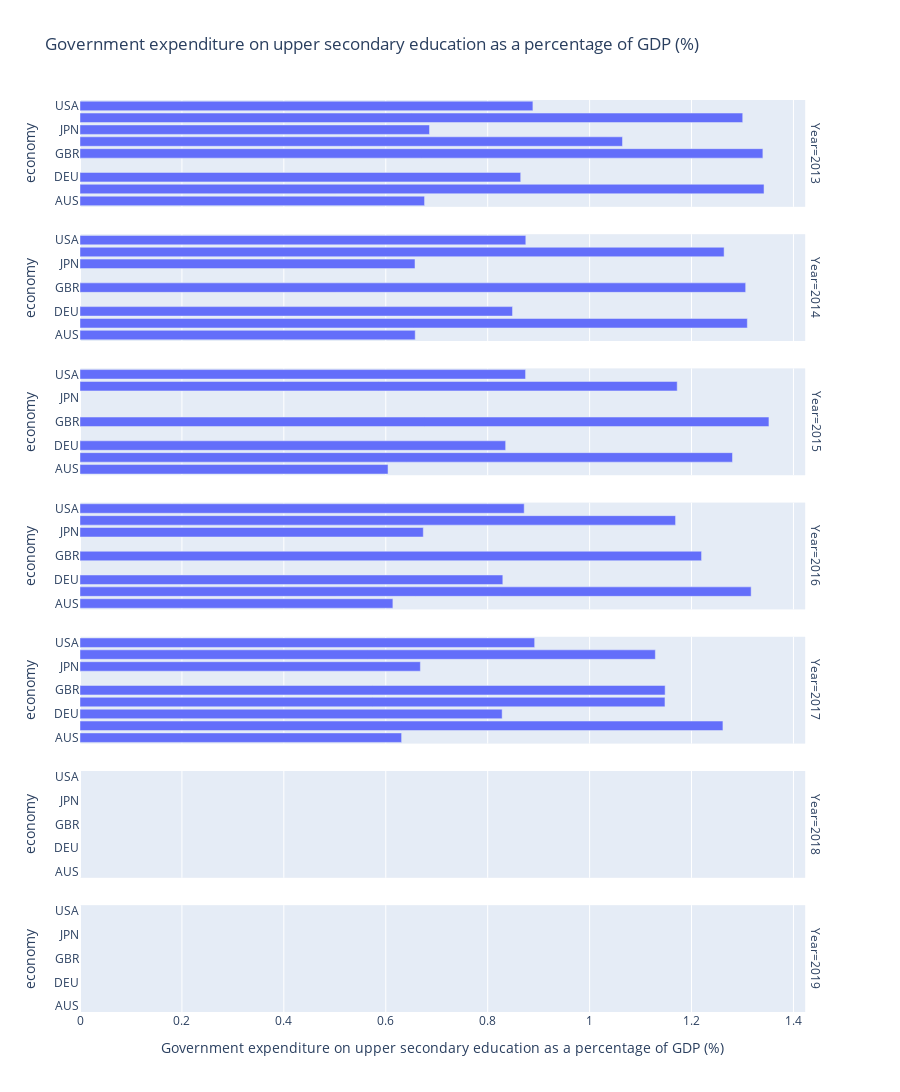

Notebook cell for this chart:
### Code cell
fig = px.bar(data_frame=df1,y = 'economy',x='Government expenditure on upper secondary education as a percentage of GDP (%)',
             facet_row='Year',
             orientation='h',
             height=40*len(df1),
            title='Government expenditure on upper secondary education as a percentage of GDP (%)',
            hover_name='economy') 
fig

### Figure 1 — Plotly figure (JSON) as saved in the notebook; plotly's stock layout.template omitted (floating-point values rounded to 4 significant figures)
{"data": [{"alignmentgroup": "True", "hovertemplate": "<b>%{hovertext}</b><br><br>Year=2013<br>Government expenditure on upper secondary education as a percentage of GDP (%)=%{x}<br>economy=%{y}<extra></extra>", "hovertext": ["AUS", "CAN", "DEU", "FRA", "GBR", "IND", "JPN", "NZL", "USA"], "legendgroup": "", "marker": {"color": "#636efa"}, "name": "", "offsetgroup": "", "orientation": "h", "showlegend": false, "textposition": "auto", "type": "bar", "x": [0.6761, 1.342, 0.8648, null, 1.34, 1.065, 0.6858, 1.3, 0.8887], "xaxis": "x7", "y": ["AUS", "CAN", "DEU", "FRA", "GBR", "IND", "JPN", "NZL", "USA"], "yaxis": "y7"}, {"alignmentgroup": "True", "hovertemplate": "<b>%{hovertext}</b><br><br>Year=2014<br>Government expenditure on upper secondary education as a percentage of GDP (%)=%{x}<br>economy=%{y}<extra></extra>", "hovertext": ["AUS", "CAN", "DEU", "FRA", "GBR", "IND", "JPN", "NZL", "USA"], "legendgroup": "", "marker": {"color": "#636efa"}, "name": "", "offsetgroup": "", "orientation": "h", "showlegend": false, "textposition": "auto", "type": "bar", "x": [0.6578, 1.309, 0.8487, null, 1.306, null, 0.6574, 1.264, 0.8748], "xaxis": "x6", "y": ["AUS", "CAN", "DEU", "FRA", "GBR", "IND", "JPN", "NZL", "USA"], "yaxis": "y6"}, {"alignmentgroup": "True", "hovertemplate": "<b>%{hovertext}</b><br><br>Year=2015<br>Government expenditure on upper secondary education as a percentage of GDP (%)=%{x}<br>economy=%{y}<extra></extra>", "hovertext": ["AUS", "CAN", "DEU", "FRA", "GBR", "IND", "JPN", "NZL", "USA"], "legendgroup": "", "marker": {"color": "#636efa"}, "name": "", "offsetgroup": "", "orientation": "h", "showlegend": false, "textposition": "auto", "type": "bar", "x": [0.6045, 1.28, 0.8353, null, 1.352, null, null, 1.172, 0.8743], "xaxis": "x5", "y": ["AUS", "CAN", "DEU", "FRA", "GBR", "IND", "JPN", "NZL", "USA"], "yaxis": "y5"}, {"alignmentgroup": "True", "hovertemplate": "<b>%{hovertext}</b><br><br>Year=2016<br>Government expenditure on upper secondary education as a percentage of GDP (%)=%{x}<br>economy=%{y}<extra></extra>", "hovertext": ["AUS", "CAN", "DEU", "FRA", "GBR", "IND", "JPN", "NZL", "USA"], "legendgroup": "", "marker": {"color": "#636efa"}, "name": "", "offsetgroup": "", "orientation": "h", "showlegend": false, "textposition": "auto", "type": "bar", "x": [0.614, 1.317, 0.8297, null, 1.22, null, 0.6737, 1.169, 0.8717], "xaxis": "x4", "y": ["AUS", "CAN", "DEU", "FRA", "GBR", "IND", "JPN", "NZL", "USA"], "yaxis": "y4"}, {"alignmentgroup": "True", "hovertemplate": "<b>%{hovertext}</b><br><br>Year=2017<br>Government expenditure on upper secondary education as a percentage of GDP (%)=%{x}<br>economy=%{y}<extra></extra>", "hovertext": ["AUS", "CAN", "DEU", "FRA", "GBR", "IND", "JPN", "NZL", "USA"], "legendgroup": "", "marker": {"color": "#636efa"}, "name": "", "offsetgroup": "", "orientation": "h", "showlegend": false, "textposition": "auto", "type": "bar", "x": [0.6311, 1.262, 0.8284, 1.148, 1.148, null, 0.6679, 1.129, 0.8922], "xaxis": "x3", "y": ["AUS", "CAN", "DEU", "FRA", "GBR", "IND", "JPN", "NZL", "USA"], "yaxis": "y3"}, {"alignmentgroup": "True", "hovertemplate": "<b>%{hovertext}</b><br><br>Year=2018<br>Government expenditure on upper secondary education as a percentage of GDP (%)=%{x}<br>economy=%{y}<extra></extra>", "hovertext": ["AUS", "CAN", "DEU", "FRA", "GBR", "IND", "JPN", "NZL", "USA"], "legendgroup": "", "marker": {"color": "#636efa"}, "name": "", "offsetgroup": "", "orientation": "h", "showlegend": false, "textposition": "auto", "type": "bar", "x": [null, null, null, null, null, null, null, null, null], "xaxis": "x2", "y": ["AUS", "CAN", "DEU", "FRA", "GBR", "IND", "JPN", "NZL", "USA"], "yaxis": "y2"}, {"alignmentgroup": "True", "hovertemplate": "<b>%{hovertext}</b><br><br>Year=2019<br>Government expenditure on upper secondary education as a percentage of GDP (%)=%{x}<br>economy=%{y}<extra></extra>", "hovertext": ["AUS", "CAN", "DEU", "FRA", "GBR", "IND", "NZL"], "legendgroup": "", "marker": {"color": "#636efa"}, "name": "", "offsetgroup": "", "orientation": "h", "showlegend": false, "textposition": "auto", "type": "bar", "x": [null, null, null, null, null, null, null], "xaxis": "x", "y": ["AUS", "CAN", "DEU", "FRA", "GBR", "IND", "NZL"], "yaxis": "y"}], "layout": {"annotations": [{"font": {}, "showarrow": false, "text": "Year=2019", "textangle": 90, "x": 0.98, "xanchor": "left", "xref": "paper", "y": 0.05857, "yanchor": "middle", "yref": "paper"}, {"font": {}, "showarrow": false, "text": "Year=2018", "textangle": 90, "x": 0.98, "xanchor": "left", "xref": "paper", "y": 0.2057, "yanchor": "middle", "yref": "paper"}, {"font": {}, "showarrow": false, "text": "Year=2017", "textangle": 90, "x": 0.98, "xanchor": "left", "xref": "paper", "y": 0.3529, "yanchor": "middle", "yref": "paper"}, {"font": {}, "showarrow": false, "text": "Year=2016", "textangle": 90, "x": 0.98, "xanchor": "left", "xref": "paper", "y": 0.5, "yanchor": "middle", "yref": "paper"}, {"font": {}, "showarrow": false, "text": "Year=2015", "textangle": 90, "x": 0.98, "xanchor": "left", "xref": "paper", "y": 0.6471, "yanchor": "middle", "yref": "paper"}, {"font": {}, "showarrow": false, "text": "Year=2014", "textangle": 90, "x": 0.98, "xanchor": "left", "xref": "paper", "y": 0.7943, "yanchor": "middle", "yref": "paper"}, {"font": {}, "showarrow": false, "text": "Year=2013", "textangle": 90, "x": 0.98, "xanchor": "left", "xref": "paper", "y": 0.9414, "yanchor": "middle", "yref": "paper"}], "barmode": "relative", "height": 2440, "legend": {"tracegroupgap": 0}, "title": {"text": "Government expenditure on upper secondary education as a percentage of GDP (%)"}, "xaxis": {"anchor": "y", "domain": [0, 0.98], "title": {"text": "Government expenditure on upper secondary education as a percentage of GDP (%)"}}, "xaxis2": {"anchor": "y2", "domain": [0, 0.98], "matches": "x", "showticklabels": false}, "xaxis3": {"anchor": "y3", "domain": [0, 0.98], "matches": "x", "showticklabels": false}, "xaxis4": {"anchor": "y4", "domain": [0, 0.98], "matches": "x", "showticklabels": false}, "xaxis5": {"anchor": "y5", "domain": [0, 0.98], "matches": "x", "showticklabels": false}, "xaxis6": {"anchor": "y6", "domain": [0, 0.98], "matches": "x", "showticklabels": false}, "xaxis7": {"anchor": "y7", "domain": [0, 0.98], "matches": "x", "showticklabels": false}, "yaxis": {"anchor": "x", "domain": [0, 0.1171], "title": {"text": "economy"}}, "yaxis2": {"anchor": "x2", "domain": [0.1471, 0.2643], "matches": "y", "title": {"text": "economy"}}, "yaxis3": {"anchor": "x3", "domain": [0.2943, 0.4114], "matches": "y", "title": {"text": "economy"}}, "yaxis4": {"anchor": "x4", "domain": [0.4414, 0.5586], "matches": "y", "title": {"text": "economy"}}, "yaxis5": {"anchor": "x5", "domain": [0.5886, 0.7057], "matches": "y", "title": {"text": "economy"}}, "yaxis6": {"anchor": "x6", "domain": [0.7357, 0.8529], "matches": "y", "title": {"text": "economy"}}, "yaxis7": {"anchor": "x7", "domain": [0.8829, 1.0], "matches": "y", "title": {"text": "economy"}}}}
